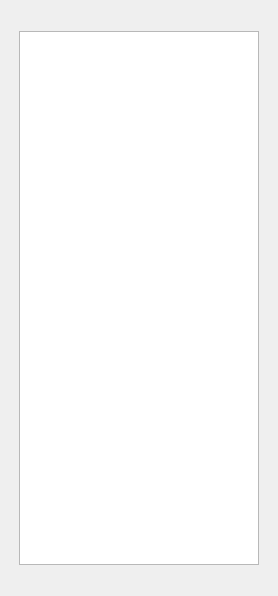
<?xml version="1.0" encoding="UTF-8"?>
<ui version="4.0">
 <class>Widget</class>
 <widget class="QWidget" name="Widget">
  <property name="geometry">
   <rect>
    <x>0</x>
    <y>0</y>
    <width>278</width>
    <height>596</height>
   </rect>
  </property>
  <property name="windowTitle">
   <string>Widget</string>
  </property>
  <layout class="QGridLayout" name="gridLayout">
   <item row="0" column="1">
    <spacer name="verticalSpacer">
     <property name="orientation">
      <enum>Qt::Vertical</enum>
     </property>
     <property name="sizeType">
      <enum>QSizePolicy::Preferred</enum>
     </property>
     <property name="sizeHint" stdset="0">
      <size>
       <width>20</width>
       <height>20</height>
      </size>
     </property>
    </spacer>
   </item>
   <item row="1" column="0">
    <spacer name="horizontalSpacer">
     <property name="orientation">
      <enum>Qt::Horizontal</enum>
     </property>
     <property name="sizeHint" stdset="0">
      <size>
       <width>1</width>
       <height>20</height>
      </size>
     </property>
    </spacer>
   </item>
   <item row="1" column="1">
    <widget class="QTreeView" name="treeView">
     <property name="minimumSize">
      <size>
       <width>240</width>
       <height>0</height>
      </size>
     </property>
     <property name="maximumSize">
      <size>
       <width>240</width>
       <height>16777215</height>
      </size>
     </property>
    </widget>
   </item>
   <item row="1" column="2">
    <spacer name="horizontalSpacer_2">
     <property name="orientation">
      <enum>Qt::Horizontal</enum>
     </property>
     <property name="sizeHint" stdset="0">
      <size>
       <width>1</width>
       <height>20</height>
      </size>
     </property>
    </spacer>
   </item>
   <item row="2" column="1">
    <spacer name="verticalSpacer_2">
     <property name="orientation">
      <enum>Qt::Vertical</enum>
     </property>
     <property name="sizeType">
      <enum>QSizePolicy::Preferred</enum>
     </property>
     <property name="sizeHint" stdset="0">
      <size>
       <width>20</width>
       <height>20</height>
      </size>
     </property>
    </spacer>
   </item>
  </layout>
 </widget>
 <layoutdefault spacing="6" margin="11"/>
 <resources/>
 <connections/>
</ui>
